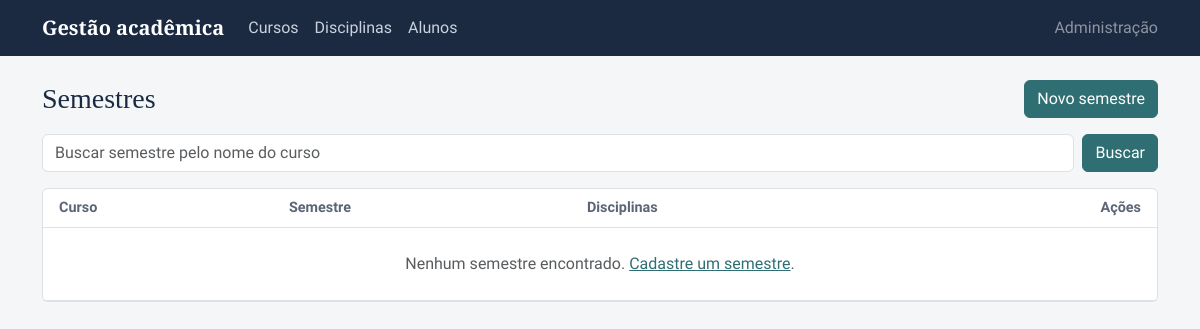
Before: /cursos/semestres/ with the older database file.
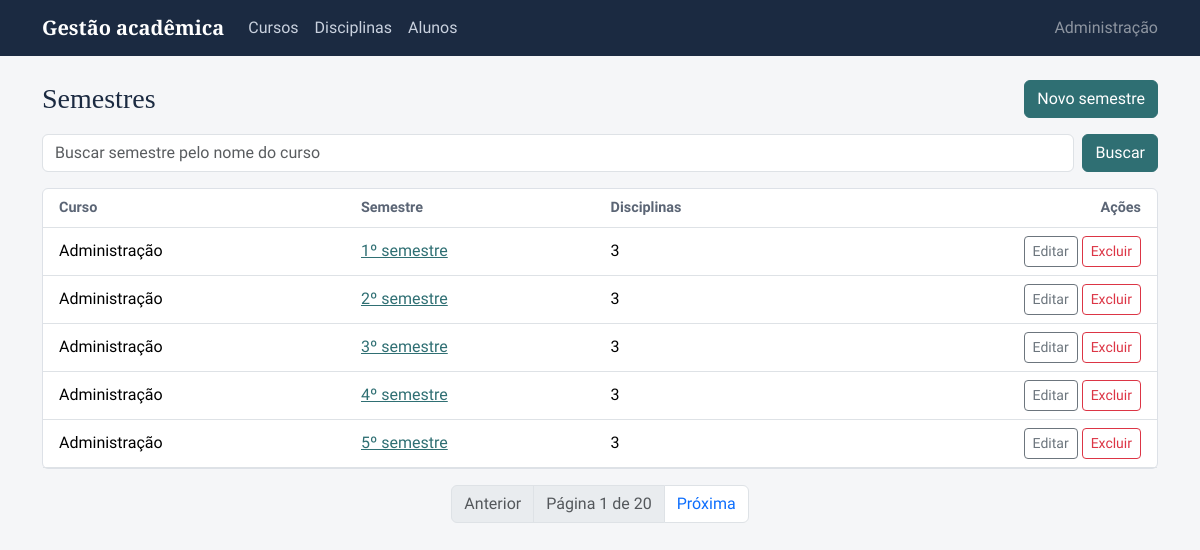
After: the same page with the newer database file.
### curso/models.py (models this page shows, shortened)
class Semester(models.Model):
    course = models.ForeignKey(
        Course,
        on_delete=models.CASCADE,
        related_name="semesters",
        verbose_name="Curso",
    )
    number = models.PositiveIntegerField("Número do semestre")
    disciplines = models.ManyToManyField(
        Discipline,
        related_name="semesters",
        blank=True,
        verbose_name="Disciplinas",
    )
    class Meta:
        verbose_name = "Semestre"
        verbose_name_plural = "Semestres"
        ordering = ["course", "number"]

class Course(models.Model):
    name = models.CharField("Nome", max_length=100, unique=True)
    duration_semesters = models.PositiveIntegerField("Duração (semestres)")
    class Meta:
        verbose_name = "Curso"
        verbose_name_plural = "Cursos"
        ordering = ["name"]

### curso/views.py (the view)
# urls.py: path("semestres/", SemesterListView.as_view(), name="semester_list"),
class SemesterListView(ListView):
    model = Semester
    template_name = "curso/semester_list.html"
    context_object_name = "semesters"
    ordering = ["course__name", "number"]
    paginate_by = 5
    extra_context = {"title": "Semestres"}
    def get_queryset(self):
        queryset = super().get_queryset().select_related("course")
        search = self.request.GET.get("search")
        if search:
            queryset = queryset.filter(
                Q(course__name__icontains=search)
                | Q(disciplines__name__icontains=search)
                | Q(disciplines__code__icontains=search)
            ).distinct()
        return queryset

### templates/curso/semester_list.html
{% extends "base.html" %}
{% block content %}
<div class="d-flex flex-wrap justify-content-between align-items-center gap-2 mb-3">
  <h1 class="h3 mb-0">{{ title }}</h1>
  <a href="{% url 'curso:semester_create' %}" class="btn btn-primary">Novo semestre</a>
</div>
<div class="mb-3">{% include "partials/search.html" with placeholder="Buscar semestre pelo nome do curso" %}</div>
<div class="panel">
  <div class="table-responsive">
    <table class="table table-hover align-middle">
      <thead>
        <tr><th class="ps-3">Curso</th><th>Semestre</th><th>Disciplinas</th><th class="text-end pe-3">Ações</th></tr>
      </thead>
      <tbody>
        {% for semester in semesters %}
        <tr>
          <td class="ps-3">{{ semester.course.name }}</td>
          <td><a href="{% url 'curso:semester_detail' semester.pk %}">{{ semester.number }}º semestre</a></td>
          <td>{{ semester.disciplines.all|length }}</td>
          <td class="text-end pe-3">
            <a href="{% url 'curso:semester_update' semester.pk %}" class="btn btn-sm btn-outline-secondary">Editar</a>
            <a href="{% url 'curso:semester_delete' semester.pk %}" class="btn btn-sm btn-outline-danger">Excluir</a>
          </td>
        </tr>
        {% empty %}
        <tr><td colspan="4" class="text-center text-muted py-4">Nenhum semestre encontrado. <a href="{% url 'curso:semester_create' %}">Cadastre um semestre</a>.</td></tr>
        {% endfor %}
      </tbody>
    </table>
  </div>
</div>
{% include "partials/pagination.html" %}
{% endblock %}

### templates/base.html (shortened to what this page needs)
<!DOCTYPE html>
<html lang="pt-br">
<head>
  <link href="https://cdn.jsdelivr.net/npm/bootstrap@5.3.3/dist/css/bootstrap.min.css" rel="stylesheet">
</head>
<body>
  <nav class="navbar navbar-expand-md navbar-dark">
    <div class="container">
      <a class="navbar-brand" href="{% url 'curso:course_list' %}">Gestão acadêmica</a>
      <div class="collapse navbar-collapse" id="menu">
        <ul class="navbar-nav me-auto">
          <li class="nav-item"><a class="nav-link {% if 'course' in request.resolver_match.url_name %}active{% endif %}" href="{% url 'curso:course_list' %}">Cursos</a></li>
          <li class="nav-item"><a class="nav-link {% if 'discipline' in request.resolver_match.url_name %}active{% endif %}" href="{% url 'curso:discipline_list' %}">Disciplinas</a></li>
          <li class="nav-item"><a class="nav-link {% if 'student' in request.resolver_match.url_name %}active{% endif %}" href="{% url 'aluno:student_list' %}">Alunos</a></li>
        </ul>
        <a class="nav-link text-white-50" href="{% url 'admin:index' %}">Administração</a>
      </div>
    </div>
  </nav>
  <main class="container py-4">
    {% block content %}{% endblock %}
  </main>
</body>
</html>

### templates/partials/search.html (shortened to what this page needs)
<form method="get" class="d-flex gap-2">
  <input type="search" name="search" value="{{ request.GET.search }}" class="form-control" placeholder="{{ placeholder }}" aria-label="Buscar">
  <button class="btn btn-primary" type="submit">Buscar</button>
</form>

### templates/partials/pagination.html
{% if is_paginated %}
<nav aria-label="Paginação" class="mt-3">
  <ul class="pagination justify-content-center mb-0">
    {% if page_obj.has_previous %}
      <li class="page-item"><a class="page-link" href="?page={{ page_obj.previous_page_number }}{% if request.GET.search %}&search={{ request.GET.search|urlencode }}{% endif %}">Anterior</a></li>
    {% else %}
      <li class="page-item disabled"><span class="page-link">Anterior</span></li>
    {% endif %}
    <li class="page-item disabled"><span class="page-link">Página {{ page_obj.number }} de {{ page_obj.paginator.num_pages }}</span></li>
    {% if page_obj.has_next %}
      <li class="page-item"><a class="page-link" href="?page={{ page_obj.next_page_number }}{% if request.GET.search %}&search={{ request.GET.search|urlencode }}{% endif %}">Próxima</a></li>
    {% else %}
      <li class="page-item disabled"><span class="page-link">Próxima</span></li>
    {% endif %}
  </ul>
</nav>
{% endif %}

### templates/base.html (style rules this page uses)
:root { --ink: #1b2a41; --paper: #f5f6f8; --surface: #ffffff; --line: #dde1e7; --accent: #2f6f73; --accent-dark: #265c60; --muted: #5b6575; }
body { background: var(--paper); color: var(--ink); font-family: "Source Sans 3", system-ui, sans-serif; }
h1, h2, h3, .navbar-brand { font-family: "Source Serif 4", Georgia, serif; font-weight: 600; }
.navbar { background: var(--ink); }
.navbar .nav-link { color: #c9d1de; }
.btn-primary { --bs-btn-bg: var(--accent); --bs-btn-border-color: var(--accent); --bs-btn-hover-bg: var(--accent-dark); --bs-btn-hover-border-color: var(--accent-dark); --bs-btn-active-bg: var(--accent-dark); --bs-btn-active-border-color: var(--accent-dark); }
a { color: var(--accent); }
.panel { background: var(--surface); border: 1px solid var(--line); border-radius: 6px; }
.table { --bs-table-bg: transparent; margin-bottom: 0; }
.table th { color: var(--muted); font-weight: 600; font-size: .9rem; }

Changed rows visible on the page:
added Semester: course.name "Administração", number "1", disciplines.all|length "3"
added Semester: course.name "Administração", number "2", disciplines.all|length "3"
added Semester: course.name "Administração", number "3", disciplines.all|length "3"
added Semester: course.name "Administração", number "4", disciplines.all|length "3"
added Semester: course.name "Administração", number "5", disciplines.all|length "3"
Other visible differences:
{{ page_obj.number }}: (not shown) → "1"
{{ page_obj.paginator.num_pages }}: (not shown) → "20"
text no longer shown: "Nenhum semestre encontrado. Cadastre um semestre ."
text now shown: "Anterior Página de Próxima"
